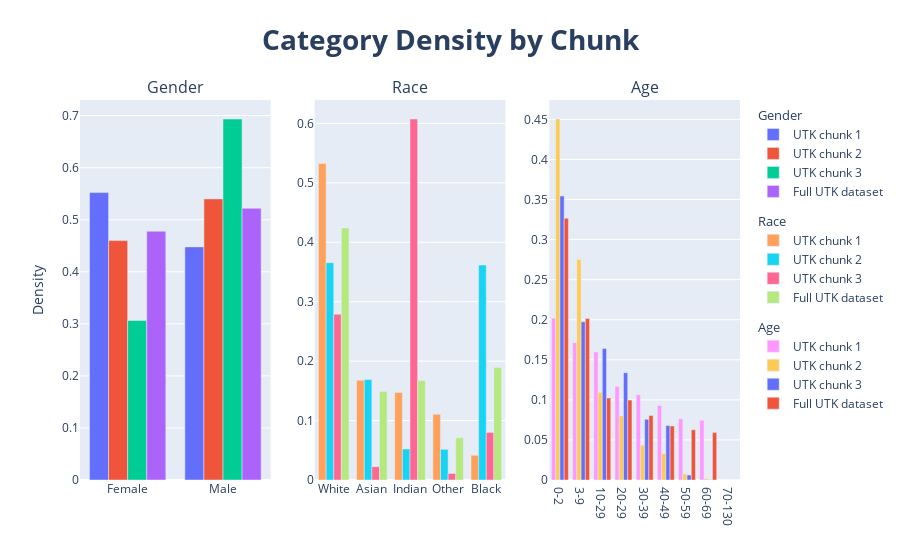

Notebook code for this chart:
### Markdown cell above
## Plotting and Analysis

### Code cell
fig = make_subplots(rows=1, cols=3, subplot_titles=("Gender", "Race", "Age"))

# change age type to an ordered categorical variable
for df in [df_utk_1, df_utk_2, df_utk_3, df_utk]:
    df.src_age_grp = pd.Categorical(
        df.src_age_grp,categories=["0-2","3-9","10-29","20-29","30-39","40-49","50-59","60-69","70-130"],ordered=True
    )

# Plot bar plots of each factor, for each chuck of dataset + full
for i, df in enumerate([df_utk_1, df_utk_2, df_utk_3, df_utk]):
    fig.add_trace(
        go.Bar(
            legendgroup="Gender",legendgrouptitle=go.bar.Legendgrouptitle(text="Gender"), #PC - added to group legends
            x=list(df["src_gender"].value_counts().index), 
            y=list(df["src_gender"].value_counts(normalize=True)), 
            name=('UTK chunk '+str(i+1)) if i < 3 else "Full UTK dataset"
        ), row= 1, col = 1
    )
for i, df in enumerate([df_utk_1, df_utk_2, df_utk_3, df_utk]):
    fig.append_trace(
        go.Bar(
            legendgroup="Race",legendgrouptitle=go.bar.Legendgrouptitle(text="Race"),
            x=list(df["src_race"].value_counts().index), 
            y=list(df["src_race"].value_counts(normalize=True)), 
            name=('UTK chunk '+str(i+1)) if i < 3 else "Full UTK dataset"
        ), row = 1, col = 2
    )
for i, df in enumerate([df_utk_1, df_utk_2, df_utk_3, df_utk]):
    fig.append_trace(
        go.Bar(
            legendgroup="Age",legendgrouptitle=go.bar.Legendgrouptitle(text="Age"),
            x=(df["src_age_grp"].value_counts().index.sort_values()), #updated to sort on categorical levels
            y=(df["src_age_grp"].value_counts(normalize=True)), 
            name=('UTK chunk '+str(i+1)) if i < 3 else "Full UTK dataset"
        ), row = 1, col = 3
    )
fig.update_layout(height=600, 
                    title_text="<b>Category Density by Chunk<b>", 
                    title_font_size= 28, title_x = 0.5,
                    yaxis_title = "Density"
                ) #did this to change plot width
fig.show()

### Figure 1 — Plotly figure (JSON) as saved in the notebook; plotly's stock layout.template omitted (floating-point values rounded to 4 significant figures)
{"data": [{"legendgroup": "Gender", "legendgrouptitle": {"text": "Gender"}, "name": "UTK chunk 1", "type": "bar", "x": ["Female", "Male"], "xaxis": "x", "y": [0.5521, 0.4479], "yaxis": "y"}, {"legendgroup": "Gender", "legendgrouptitle": {"text": "Gender"}, "name": "UTK chunk 2", "type": "bar", "x": ["Male", "Female"], "xaxis": "x", "y": [0.5401, 0.4599], "yaxis": "y"}, {"legendgroup": "Gender", "legendgrouptitle": {"text": "Gender"}, "name": "UTK chunk 3", "type": "bar", "x": ["Male", "Female"], "xaxis": "x", "y": [0.6935, 0.3065], "yaxis": "y"}, {"legendgroup": "Gender", "legendgrouptitle": {"text": "Gender"}, "name": "Full UTK dataset", "type": "bar", "x": ["Male", "Female"], "xaxis": "x", "y": [0.522, 0.478], "yaxis": "y"}, {"legendgroup": "Race", "legendgrouptitle": {"text": "Race"}, "name": "UTK chunk 1", "type": "bar", "x": ["White", "Asian", "Indian", "Other", "Black"], "xaxis": "x2", "y": [0.5324, 0.168, 0.1473, 0.1106, 0.04164], "yaxis": "y2"}, {"legendgroup": "Race", "legendgrouptitle": {"text": "Race"}, "name": "UTK chunk 2", "type": "bar", "x": ["White", "Black", "Asian", "Indian", "Other"], "xaxis": "x2", "y": [0.3656, 0.3617, 0.1689, 0.05225, 0.0516], "yaxis": "y2"}, {"legendgroup": "Race", "legendgrouptitle": {"text": "Race"}, "name": "UTK chunk 3", "type": "bar", "x": ["Indian", "White", "Black", "Asian", "Other"], "xaxis": "x2", "y": [0.6074, 0.2791, 0.08, 0.02246, 0.01108], "yaxis": "y2"}, {"legendgroup": "Race", "legendgrouptitle": {"text": "Race"}, "name": "Full UTK dataset", "type": "bar", "x": ["White", "Black", "Indian", "Asian", "Other"], "xaxis": "x2", "y": [0.4241, 0.1891, 0.1671, 0.1488, 0.07095], "yaxis": "y2"}, {"legendgroup": "Age", "legendgrouptitle": {"text": "Age"}, "name": "UTK chunk 1", "type": "bar", "x": ["0-2", "3-9", "10-29", "20-29", "30-39", "40-49", "50-59", "60-69", "70-130"], "xaxis": "x3", "y": [0.2018, 0.1713, 0.1598, 0.1167, 0.1063, 0.09308, 0.07633, 0.07464, 0], "yaxis": "y3"}, {"legendgroup": "Age", "legendgrouptitle": {"text": "Age"}, "name": "UTK chunk 2", "type": "bar", "x": ["0-2", "3-9", "10-29", "20-29", "30-39", "40-49", "50-59", "60-69", "70-130"], "xaxis": "x3", "y": [0.4504, 0.275, 0.1091, 0.08007, 0.04324, 0.03291, 0.007557, 0.001626, 0], "yaxis": "y3"}, {"legendgroup": "Age", "legendgrouptitle": {"text": "Age"}, "name": "UTK chunk 3", "type": "bar", "x": ["0-2", "3-9", "10-29", "20-29", "30-39", "40-49", "50-59", "60-69", "70-130"], "xaxis": "x3", "y": [0.3544, 0.1974, 0.1642, 0.1339, 0.0757, 0.06788, 0.006256, 0.0003128, 0], "yaxis": "y3"}, {"legendgroup": "Age", "legendgrouptitle": {"text": "Age"}, "name": "Full UTK dataset", "type": "bar", "x": ["0-2", "3-9", "10-29", "20-29", "30-39", "40-49", "50-59", "60-69", "70-130"], "xaxis": "x3", "y": [0.3267, 0.2015, 0.1024, 0.0997, 0.08041, 0.06746, 0.06271, 0.05912, 0], "yaxis": "y3"}], "layout": {"annotations": [{"font": {"size": 16}, "showarrow": false, "text": "Gender", "x": 0.1444, "xanchor": "center", "xref": "paper", "y": 1, "yanchor": "bottom", "yref": "paper"}, {"font": {"size": 16}, "showarrow": false, "text": "Race", "x": 0.5, "xanchor": "center", "xref": "paper", "y": 1, "yanchor": "bottom", "yref": "paper"}, {"font": {"size": 16}, "showarrow": false, "text": "Age", "x": 0.8556, "xanchor": "center", "xref": "paper", "y": 1, "yanchor": "bottom", "yref": "paper"}], "autosize": true, "title": {"font": {"size": 28}, "text": "<b>Category Density by Chunk<b>", "x": 0.5}, "xaxis": {"anchor": "y", "autorange": true, "domain": [0, 0.2889], "range": [-0.5, 1.5], "type": "category"}, "xaxis2": {"anchor": "y2", "autorange": true, "domain": [0.3556, 0.6444], "range": [-0.5, 4.5], "type": "category"}, "xaxis3": {"anchor": "y3", "autorange": true, "domain": [0.7111, 1], "range": [-0.5, 8.5], "type": "category"}, "yaxis": {"anchor": "x", "autorange": true, "domain": [0, 1], "range": [0, 0.73], "title": {"text": "Density"}, "type": "linear"}, "yaxis2": {"anchor": "x2", "autorange": true, "domain": [0, 1], "range": [0, 0.6394], "type": "linear"}, "yaxis3": {"anchor": "x3", "autorange": true, "domain": [0, 1], "range": [0, 0.4742], "type": "linear"}}}
